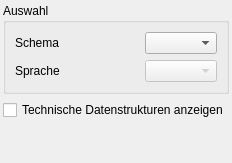
  <widget class="QDockWidget" name="m_pqdwDatabase">
   <property name="windowTitle">
    <string>Schema</string>
   </property>
   <attribute name="dockWidgetArea">
    <number>1</number>
   </attribute>
   <widget class="QWidget" name="dockWidgetContents">
    <layout class="QVBoxLayout" name="verticalLayout">
     <property name="spacing">
      <number>6</number>
     </property>
     <property name="leftMargin">
      <number>3</number>
     </property>
     <property name="topMargin">
      <number>3</number>
     </property>
     <property name="rightMargin">
      <number>3</number>
     </property>
     <property name="bottomMargin">
      <number>3</number>
     </property>
     <item>
      <widget class="QGroupBox" name="groupBox_2">
       <property name="sizePolicy">
        <sizepolicy hsizetype="Expanding" vsizetype="Maximum">
         <horstretch>0</horstretch>
         <verstretch>0</verstretch>
        </sizepolicy>
       </property>
       <property name="maximumSize">
        <size>
         <width>16777215</width>
         <height>16777215</height>
        </size>
       </property>
       <property name="title">
        <string>Auswahl</string>
       </property>
       <layout class="QGridLayout" name="gridLayout_4">
        <item row="0" column="0">
         <widget class="QLabel" name="label">
          <property name="text">
           <string>Schema</string>
          </property>
         </widget>
        </item>
        <item row="0" column="1">
         <widget class="QComboBox" name="m_pqcbDatabases">
          <property name="sizePolicy">
           <sizepolicy hsizetype="Maximum" vsizetype="Fixed">
            <horstretch>0</horstretch>
            <verstretch>0</verstretch>
           </sizepolicy>
          </property>
          <property name="minimumSize">
           <size>
            <width>0</width>
            <height>0</height>
           </size>
          </property>
         </widget>
        </item>
        <item row="1" column="0">
         <widget class="QLabel" name="label_2">
          <property name="text">
           <string>Sprache</string>
          </property>
         </widget>
        </item>
        <item row="1" column="1">
         <widget class="QComboBox" name="m_pqcbLanguage">
          <property name="enabled">
           <bool>false</bool>
          </property>
         </widget>
        </item>
       </layout>
      </widget>
     </item>
     <item>
      <widget class="QCheckBox" name="m_pqchbShowTechnicalItems">
       <property name="text">
        <string>Technische Datenstrukturen anzeigen</string>
       </property>
      </widget>
     </item>
     <item>
      <spacer name="verticalSpacer">
       <property name="orientation">
        <enum>Qt::Vertical</enum>
       </property>
       <property name="sizeHint" stdset="0">
        <size>
         <width>20</width>
         <height>40</height>
        </size>
       </property>
      </spacer>
     </item>
    </layout>
   </widget>
  </widget>
